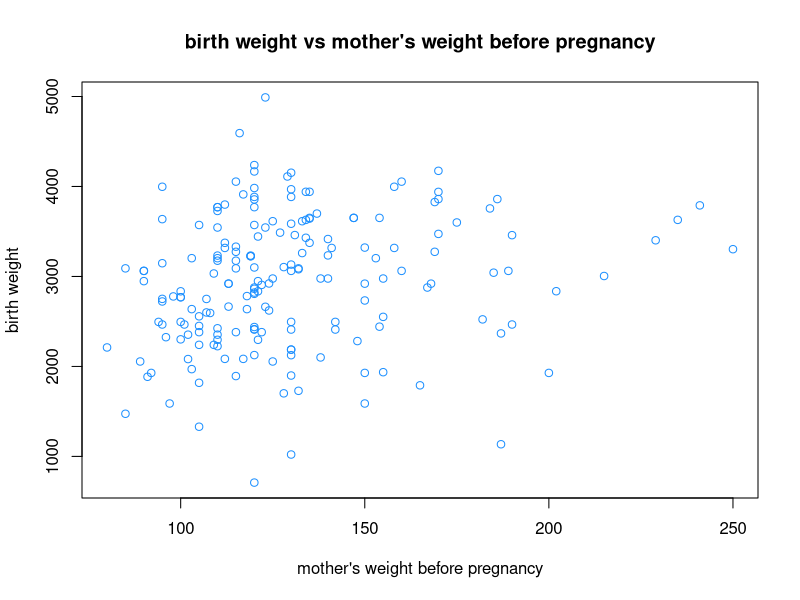
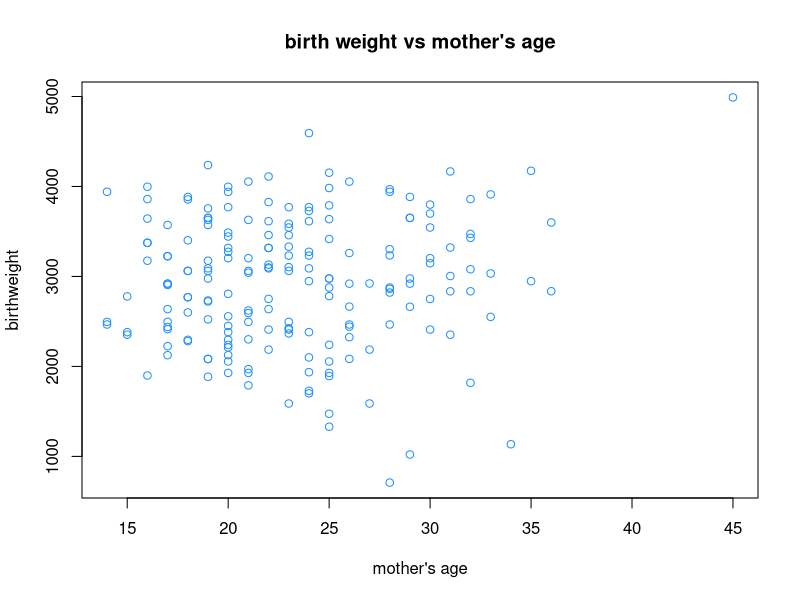
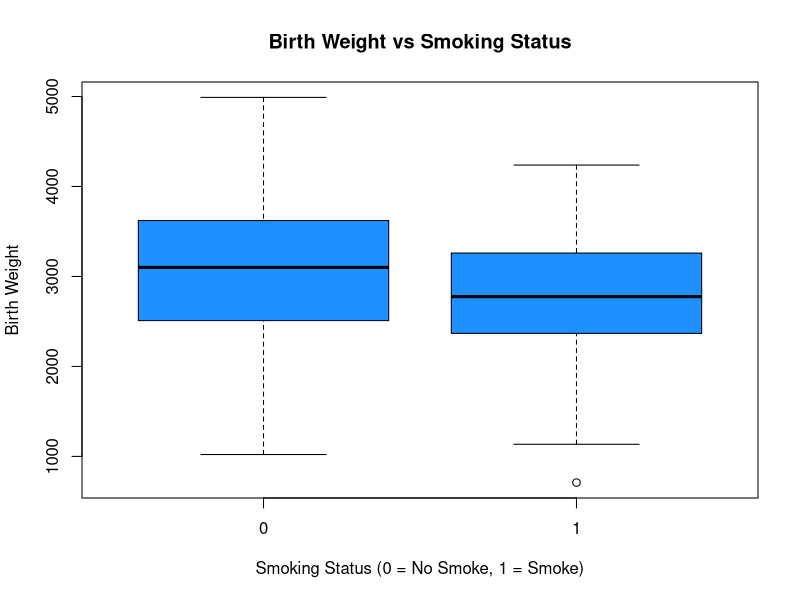
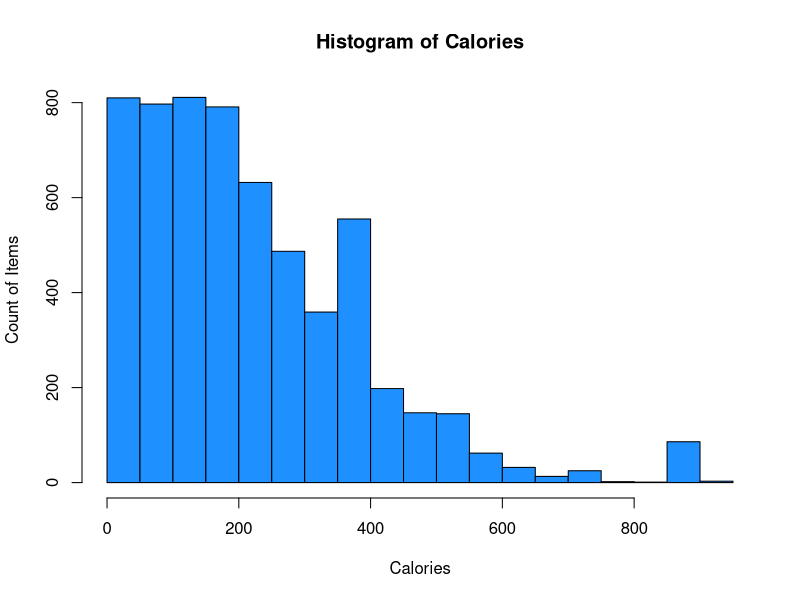
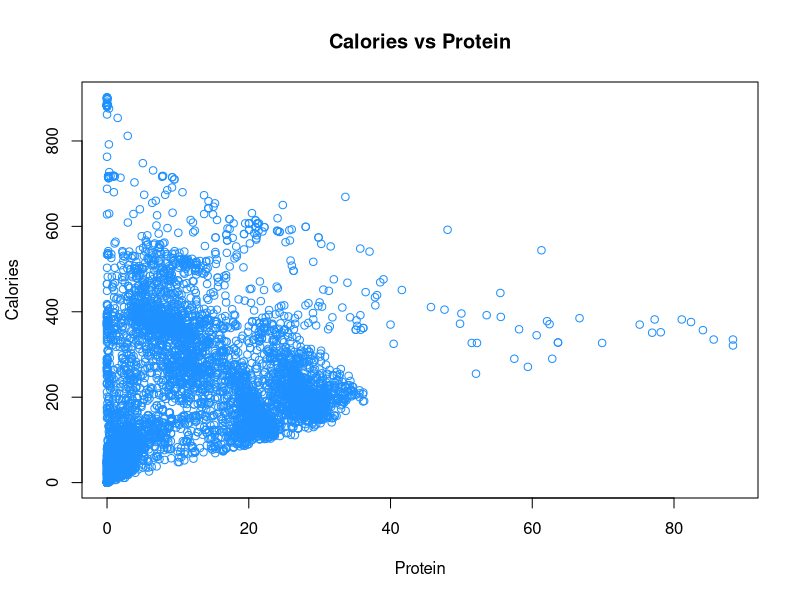
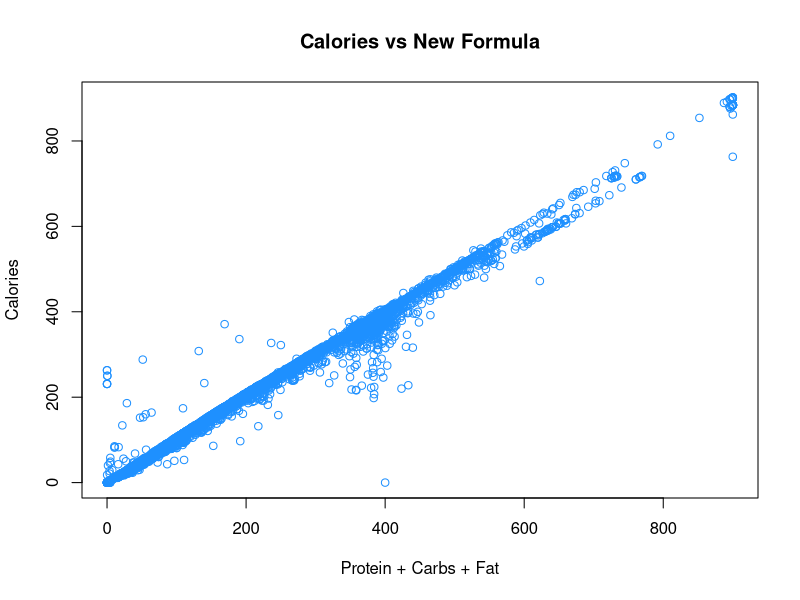

Recreate these plots in R, in order.
## ---- chunk 1
library('ggplot2')
## ---- chunk 2
msl <- ggplot2::msleep
msl

## ---- chunk 3
mean(msl$sleep_rem, na.rm=TRUE)
## ---- chunk 4
sd(msl$brainwt, na.rm=TRUE)
## ---- chunk 5
msl[which.max(msl$sleep_rem), ]$name
## ---- chunk 6
mean(msl$bodywt, na.rm = TRUE)
## ---- chunk 7
library("MASS")
bw <- MASS::birthwt
bw
## ---- chunk 8
plot(bwt ~ lwt, data = bw,
     col = "dodgerblue",
     xlab = "mother's weight before pregnancy",
     ylab = "birth weight",
     main = "birth weight vs mother's weight before pregnancy")
## ---- chunk 9
plot(bwt ~ age, data = bw,
     col = "dodgerblue",
     xlab = "mother's age",
     ylab = "birthweight",
     main = "birth weight vs mother's age")
## ---- chunk 10
boxplot(bwt ~ smoke, data = bw,
        xlab = "Smoking Status (0 = No Smoke, 1 = Smoke)",
        ylab = "Birth Weight",
        col = "dodgerblue",
        main = "Birth Weight vs Smoking Status")
## ---- chunk 11

library(readr)
nu <- read_csv("nutrition-2018.csv")

hist(nu$Calories,
     main = "Histogram of Calories",
     xlab = "Calories",
     ylab = "Count of Items",
     col = "dodgerblue")
## ---- chunk 12

plot(Calories ~ Protein, data = nu,
     main = "Calories vs Protein",
     xlab = "Protein",
     ylab = "Calories",
     col = "dodgerblue")
## ---- chunk 13
pcf <- 4 * nu$Protein + 4 * nu$Carbs + 9 * nu$Fat
plot(Calories ~ pcf, data = nu, main = "Calories vs New Formula",
     xlab = "Protein + Carbs + Fat",
     ylab = "Calories",
     col = "dodgerblue")
## ---- chunk 14
a = 1:10
b = 10:1
c = rep(1, times = 10)
d = 2 ^ (1:10)
## ---- chunk 15
sum_of_squares = function(x) {
  sum(x ^ 2)
}
## ---- chunk 16
result <- sqrt(sum_of_squares(d - 0) / length(d))
result
## ---- chunk 17
res_c = sqrt(sum_of_squares(a - b) / length(a))
res_c

## ---- chunk 18
set.seed(42)
x = 1:100
y = rnorm(1000)
z = runif(150, min = 0, max = 1)
## ---- chunk 19
list_extreme_values = function(x, k = 2) {
  x_bar <- mean(x)
  std <- sd(x)
  small <- x[x < (x_bar - k * std)]
  large <- x[x > (x_bar + k * std)]
  res <- list("small" = small, "large" = large)
  return(res)
}
## ---- chunk 20
mean(list_extreme_values(x = y, k=1.5)$large)

